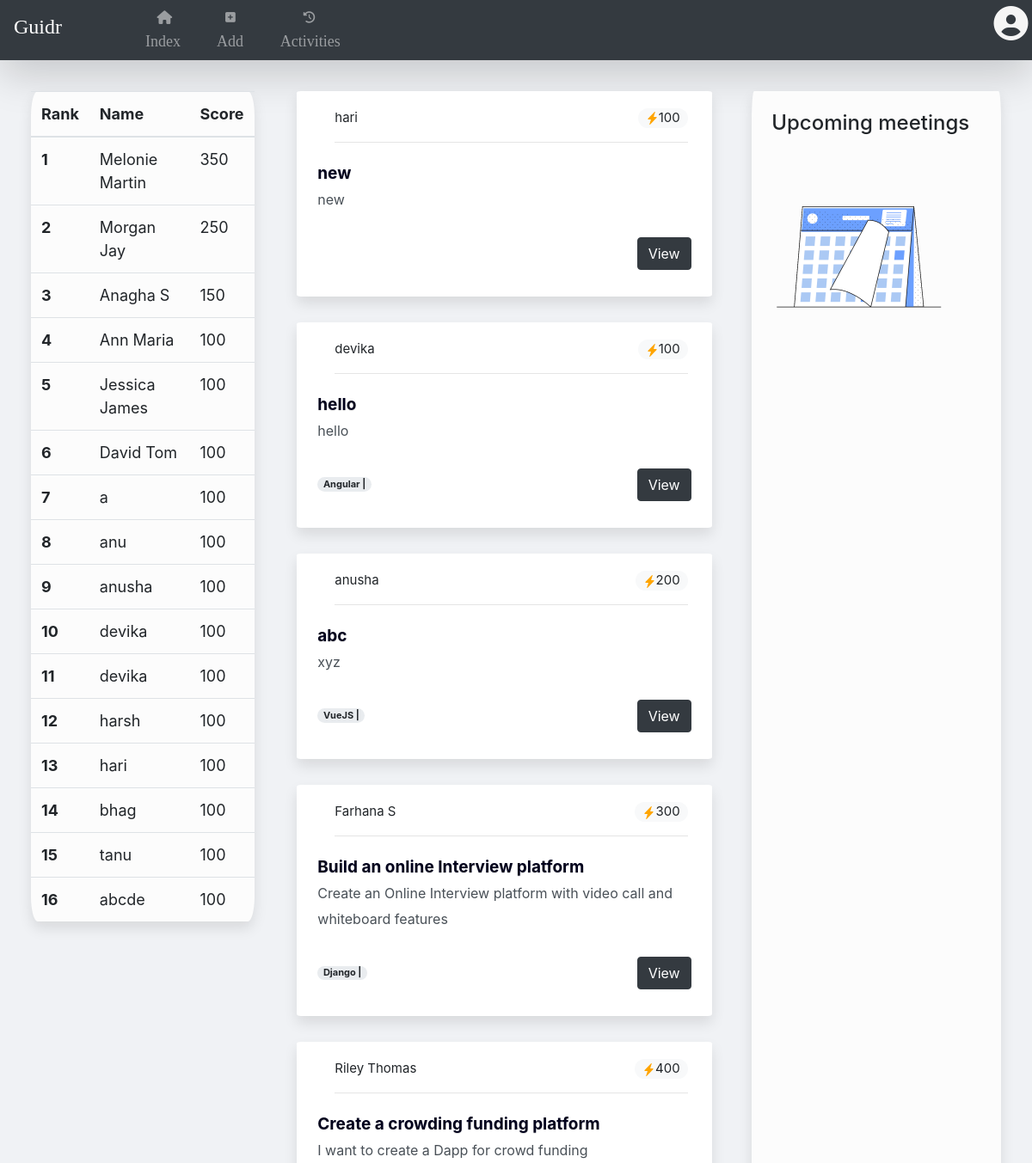
Page /index (signed in, upper part) on the earlier database version.
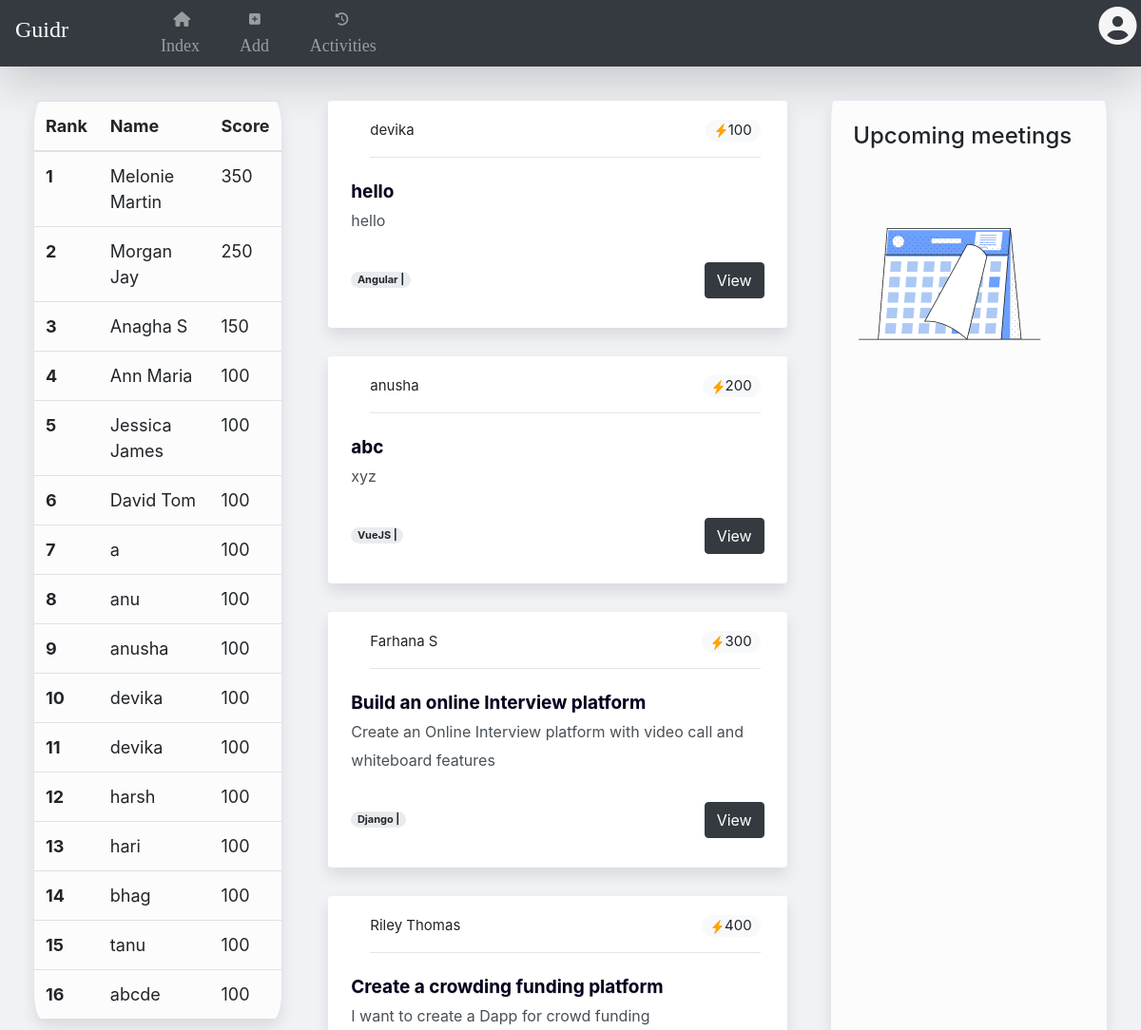
Same page on the later database version.
### app.py (models this page shows)
class User(db.Model):
    id = db.Column(db.Integer, primary_key=True)
    username = db.Column(db.String(50))
    password = db.Column(db.String(50))
    typeOfAccount = db.Column(db.String(10))
    credentials = db.Column(db.String(50))
    about = db.Column(db.String(50))
    skills = db.Column(db.String(50))
    institute = db.Column(db.String(50))
    verifiedskills = db.Column(db.String(50))
    github = db.Column(db.String(50))
    linkedin = db.Column(db.String(50))
    score = db.Column(db.Integer, default=100)

class Question(db.Model):
    id = db.Column(db.Integer, primary_key=True)
    question = db.Column(db.String(50))
    shortdescription = db.Column(db.String(200))
    detaileddescription = db.Column(db.String(200))
    pay = db.Column(db.Integer)
    tags=db.Column(db.String(50))
    status = db.Column(db.Integer, default='Pending')
    askedby_id = db.Column(db.Integer, db.ForeignKey('user.id'))
    askedby_name = db.Column(db.String(200))
    askedby_img = db.Column(db.String(200))

### app.py (the view)
@app.route('/index')
def index():
    user_id = session['user']
    username = User.query.get(session['user']).username
    print('*' * 30)
    print('YOU ARE LOGGINED IN AS', username)  # All those print statments are for testing purpose. Ignore them
    print('*' * 30)
    flash("welcome {}".format(username))
    today = time.strftime("%m/%d/%Y")
    showQuestion = Question.query.order_by(desc(Question.id))
    rank_user = User.query.order_by(desc(User.score))
    interview = Interview.query.filter_by(user_id=user_id).filter_by(status='Confirmed').order_by(Interview.date).all()
    return render_template('index.html', showQuestion=showQuestion, rank_user=rank_user, interview=interview,
                           today=today)

### templates/index.html (shortened to what this page needs)
{% extends "layout.html"%}
{% block content%}
<body style="margin:0;padding:0;">
<div class="row">
    <div class="col-3" style="margin-right:3%">
        <table class="table table-hover"
               style="box-shadow: 0 8px 16px rgba(0, 0, 0, .1); background:#fcfcfc;; border-radius:3%;font-size:18px">
            <thead>
            <tr>
                <th scope="col">Rank</th>
                <th scope="col">Name</th>
                <th scope="col">Score</th>
            </tr>
            </thead>
            <tbody>
            <tr>
                {% for i in rank_user %}
                {%if i.score > 0%}
                <th scope="row">{{ loop.index }}</th>
                <td>{{i.username}}</td>
                <td>{{i.score}}</td>
            </tr>
            {% endif %}
            {% endfor %}
            </tbody>
        </table>
    </div>
    <div class="col-5" style="margin-right:3%">
        <div class="homeDiv">
            {% for i in showQuestion %}
            <div class="row"
                 style="box-shadow: 0 8px 16px rgba(0, 0, 0, .1); background:#fff; padding:2%; border-radius:1%">
                <div class="col-12">
                    <div class="media m-1">
                        <div class="media-body">
                            <p style="margin:7px 0;font-size:15px">{{i.askedby_name}}
                                <span class="badge--md badge-light badge-pill" style="float:right">
                        <svg width="1em" height="1em" viewBox="0 0 16 16" class="bi bi-lightning-fill" fill="orange"
                             xmlns="http://www.w3.org/2000/svg">
            <path fill-rule="evenodd"
                  d="M11.251.068a.5.5 0 0 1 .227.58L9.677 6.5H13a.5.5 0 0 1 .364.843l-8 8.5a.5.5 0 0 1-.842-.49L6.323 9.5H3a.5.5 0 0 1-.364-.843l8-8.5a.5.5 0 0 1 .615-.09z"/>
                </svg>{{i.pay}}</span>
                            </p>
                            <hr>
                        </div>
                    </div>
                    <b style=" font-size:19px" class="text-color">{{ i.question }}</b>
                    <br>
                    <span style="color:#495057;font-size:16px"> {{i.shortdescription }}</span>
                    <br><br>
                    <span class="badge badge-pill" style="background-color:#e9ecef;font-size:11px">{{i.tags}}</span>
                    <button type="submit" class="btn btn-dark " value="{{ i.id }}"
                            style="color:white !important;float:right">
                        <a href="{{ url_for('ParticularQuestion', questionid=i.id, user=False) }}" style="color:white">
                            View </a>
                    </button>
                    <br><br>
                </div>
            </div>
            <br>
            {% endfor %}
        </div>
    </div>
    <div class="col-3 "
         style="margin-left:1%;box-shadow: 0 8px 16px rgba(0, 0, 0, .1); background:#fcfcfc; padding:2%; border-radius:1%">
        <div>
            <h4>Upcoming meetings</h4><br>
            <img class="d-block img-fluid" src="/static/calender.gif" width="200">
        </div>
    </div>
</div>
</body>
{% endblock%}

Differences in the rows shown:
removed Question: askedby_name "hari", pay "100", question "new", shortdescription "new", {{ i.id }} 13 (drawn)
